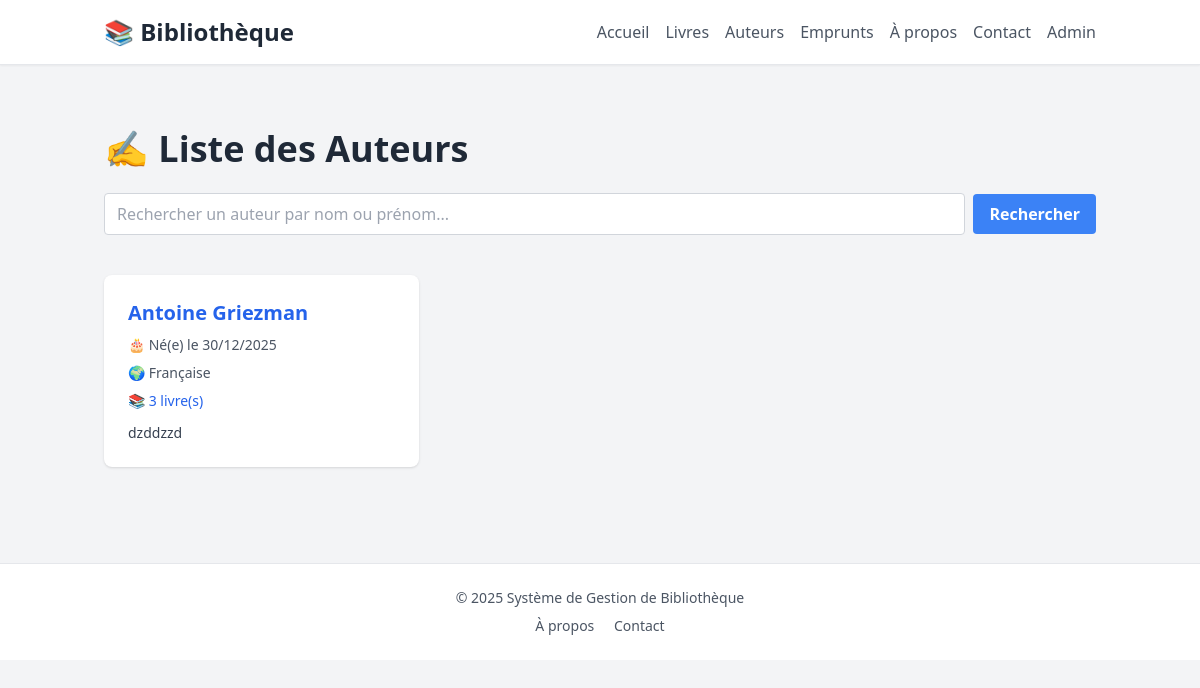
/author/, run on an earlier commit of the app's database.
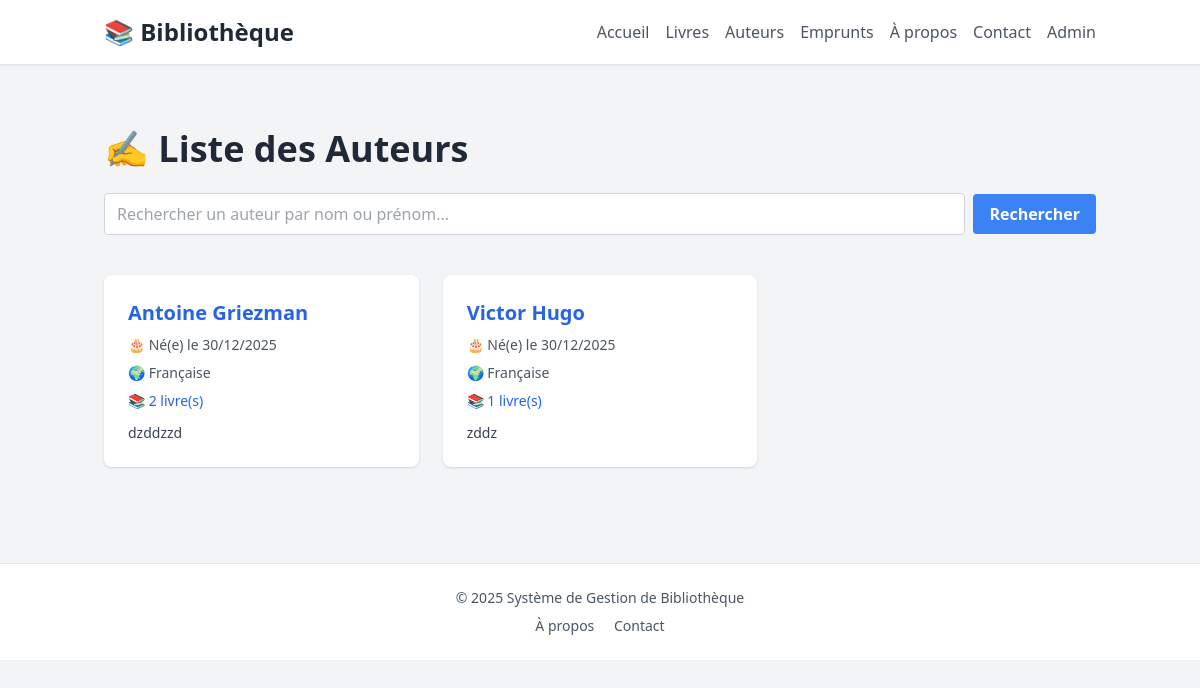
And on a later commit of the database.
### author/models.py (models this page shows, shortened)
class Author(models.Model):
    first_name = models.CharField(max_length=100, verbose_name="Prénom")
    last_name = models.CharField(max_length=100, verbose_name="Nom de famille")
    birth_date = models.DateField(verbose_name="Date de naissance")
    death_date = models.DateField(null=True, blank=True, verbose_name="Date de décès")
    nationality = models.CharField(max_length=100, verbose_name="Nationalité")
    biography = models.TextField(blank=True, verbose_name="Biographie")
    website = models.URLField(blank=True, verbose_name="Site web ou URL de référence")
    photo = models.ImageField(
        upload_to="author_photos/",
        null=True,
        blank=True,
        verbose_name="Photo de l'auteur",
    )
    class Meta:
        verbose_name = "Auteur"
        verbose_name_plural = "Auteurs"
        ordering = ["last_name", "first_name"]
        unique_together = ["first_name", "last_name"]
    @property
    def name(self):
        return f"{self.first_name} {self.last_name}"

### author/views.py (the view)
# urls.py: path('', views.author_list, name='list'),
def author_list(request):
    authors = Author.objects.all()
    search_query = request.GET.get("search", "")
    if search_query:
        authors = authors.filter(
            Q(first_name__icontains=search_query) | Q(last_name__icontains=search_query)
        )
    paginator = Paginator(authors, 10)
    page_number = request.GET.get("page", 1)
    page_obj = paginator.get_page(page_number)
    return render(
        request,
        "author/index.html",
        {
            "page_obj": page_obj,
            "authors": page_obj,
        },
    )

### author/templates/author/index.html (shortened to what this page needs)
{% extends 'base.html' %}
{% block content %}
<div class="container mx-auto px-4 py-8">
    <h1 class="text-4xl font-bold text-gray-800 mb-6">
        ✍️ Liste des Auteurs
    </h1>
    <form method="GET" class="flex items-center gap-2 pb-10">
        <input
            type="text"
            name="search"
            placeholder="Rechercher un auteur par nom ou prénom..."
            value="{{ request.GET.search }}"
            class="border border-gray-300 rounded px-3 py-2 w-full"
        />
        <button
            type="submit"
            class="bg-blue-500 hover:bg-blue-700 text-white font-bold py-2 px-4 rounded"
        >
            Rechercher
        </button>
    </form>
    <div class="grid grid-cols-1 md:grid-cols-2 lg:grid-cols-3 gap-6">
        {% for author in page_obj %}
        <div class="bg-white rounded-lg shadow hover:shadow-md transition-shadow p-6">
            <h3 class="text-xl font-bold text-gray-800 mb-2">
                <a href="{% url 'author:detail' author.id %}" class="text-blue-600 hover:text-blue-800">
                    {{ author.name }}
                </a>
            </h3>
            <div class="space-y-2 text-sm text-gray-600">
                {% if author.birth_date %}
                <p>🎂 Né(e) le {{ author.birth_date|date:"d/m/Y" }}</p>
                {% endif %}
                {% if author.nationality %}
                <p>🌍 {{ author.nationality }}</p>
                {% endif %}
                <p class="text-blue-600 font-medium">
                    📚 {{ author.books.count }} livre(s)
                </p>
            </div>
            {% if author.biography %}
            <p class="mt-3 text-gray-700 text-sm line-clamp-3">
                {{ author.biography|truncatewords:20 }}
            </p>
            {% endif %}
        </div>
        {% empty %}
        <div class="col-span-full bg-white rounded-lg shadow p-6 text-center text-gray-500">
            Aucun auteur trouvé.
        </div>
        {% endfor %}
    </div>
</div>
{% endblock %}

### book/templates/base.html (shortened to what this page needs)
<!doctype html>
<html lang="fr">
    <head>
        <script src="https://cdn.tailwindcss.com"></script>
    </head>
    <body class="bg-gray-100 min-h-screen">
        <nav class="bg-white shadow-sm border-b border-gray-200 mb-8">
            <div class="container mx-auto px-4 py-4">
                <div class="flex items-center justify-between">
                    <a href="{% url 'static:home' %}" class="text-2xl font-bold text-gray-800">
                        📚 Bibliothèque
                    </a>
                    <div class="flex gap-4">
                        <a href="{% url 'static:home' %}" class="text-gray-600 hover:text-blue-600 font-medium">
                            Accueil
                        </a>
                        <a href="{% url 'book:index' %}" class="text-gray-600 hover:text-blue-600 font-medium">
                            Livres
                        </a>
                        <a href="{% url 'author:list' %}" class="text-gray-600 hover:text-blue-600 font-medium">
                            Auteurs
                        </a>
                        <a href="{% url 'loan:list' %}" class="text-gray-600 hover:text-blue-600 font-medium">
                            Emprunts
                        </a>
                        <a href="{% url 'static:about' %}" class="text-gray-600 hover:text-blue-600 font-medium">
                            À propos
                        </a>
                        <a href="{% url 'static:contact' %}" class="text-gray-600 hover:text-blue-600 font-medium">
                            Contact
                        </a>
                        <a href="{% url 'admin:index' %}" class="text-gray-600 hover:text-blue-600 font-medium">
                            Admin
                        </a>
                    </div>
                </div>
            </div>
        </nav>
        <main>
            {% block content %}{% endblock %}
        </main>
        <footer class="bg-white border-t border-gray-200 mt-16 py-6">
            <div class="container mx-auto px-4 text-center text-gray-600 text-sm">
                <p>&copy; {% now "Y" %} Système de Gestion de Bibliothèque</p>
                <div class="mt-2 space-x-4">
                    <a href="{% url 'static:about' %}" class="hover:text-blue-600">À propos</a>
                    <a href="{% url 'static:contact' %}" class="hover:text-blue-600">Contact</a>
                </div>
            </div>
        </footer>
    </body>
</html>

What changed in the data, as far as the page shows it:
computed for Author "Antoine Griezman": books.count "3" → "2"
added Author: name "Victor Hugo", birth_date "30/12/2025", nationality "Française", books.count "1", biography "zddz"
